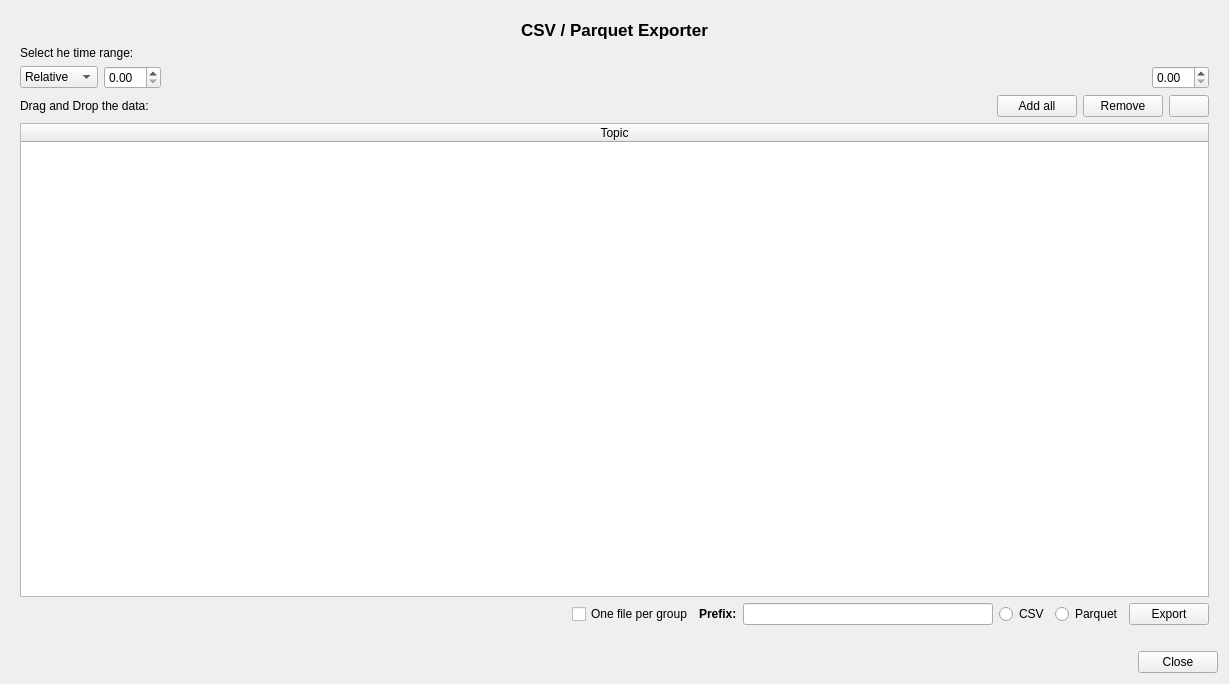
<?xml version="1.0" encoding="UTF-8"?>
<ui version="4.0">
 <class>toolBoxUI</class>
 <widget class="QWidget" name="toolBoxUI">
  <property name="geometry">
   <rect>
    <x>0</x>
    <y>0</y>
    <width>1229</width>
    <height>684</height>
   </rect>
  </property>
  <property name="windowTitle">
   <string>Form</string>
  </property>
  <property name="locale">
   <locale language="English" country="UnitedStates"/>
  </property>
  <layout class="QVBoxLayout" name="verticalLayout_2">
   <item>
    <layout class="QHBoxLayout" name="mainLayout" stretch="2">
     <property name="topMargin">
      <number>0</number>
     </property>
     <item>
      <widget class="QFrame" name="mainFrame">
       <property name="sizePolicy">
        <sizepolicy hsizetype="Preferred" vsizetype="Preferred">
         <horstretch>0</horstretch>
         <verstretch>0</verstretch>
        </sizepolicy>
       </property>
       <property name="frameShape">
        <enum>QFrame::NoFrame</enum>
       </property>
       <property name="frameShadow">
        <enum>QFrame::Plain</enum>
       </property>
       <layout class="QVBoxLayout" name="verticalLayoutLeft_3" stretch="0,0,0,1,0">
        <item alignment="Qt::AlignHCenter">
         <widget class="QLabel" name="mainFrameLabel">
          <property name="font">
           <font>
            <pointsize>13</pointsize>
            <bold>true</bold>
           </font>
          </property>
          <property name="text">
           <string>CSV / Parquet Exporter</string>
          </property>
          <property name="textFormat">
           <enum>Qt::AutoText</enum>
          </property>
          <property name="scaledContents">
           <bool>false</bool>
          </property>
          <property name="wordWrap">
           <bool>false</bool>
          </property>
          <property name="openExternalLinks">
           <bool>false</bool>
          </property>
         </widget>
        </item>
        <item>
         <widget class="QLabel" name="label">
          <property name="text">
           <string>Select he time range:</string>
          </property>
         </widget>
        </item>
        <item>
         <layout class="QHBoxLayout" name="timeSliderLayout">
          <item>
           <widget class="QComboBox" name="comboTime">
            <item>
             <property name="text">
              <string>Relative</string>
             </property>
            </item>
            <item>
             <property name="text">
              <string>Absolute</string>
             </property>
            </item>
           </widget>
          </item>
          <item>
           <widget class="QDoubleSpinBox" name="startTime"/>
          </item>
          <item>
           <widget class="RangeSlider" name="rangeSlider" native="true">
            <property name="sizePolicy">
             <sizepolicy hsizetype="Expanding" vsizetype="Preferred">
              <horstretch>0</horstretch>
              <verstretch>0</verstretch>
             </sizepolicy>
            </property>
           </widget>
          </item>
          <item>
           <widget class="QDoubleSpinBox" name="endTime">
            <property name="locale">
             <locale language="English" country="UnitedStates"/>
            </property>
           </widget>
          </item>
         </layout>
        </item>
        <item>
         <layout class="QVBoxLayout" name="verticaFrameLayout">
          <item>
           <layout class="QHBoxLayout" name="horizontalFrameLayout" stretch="0,0,0,0,0">
            <item>
             <widget class="QLabel" name="topMainLabel">
              <property name="text">
               <string>Drag and Drop the data:</string>
              </property>
             </widget>
            </item>
            <item>
             <spacer name="horizontalSpacer_2">
              <property name="orientation">
               <enum>Qt::Horizontal</enum>
              </property>
              <property name="sizeHint" stdset="0">
               <size>
                <width>40</width>
                <height>20</height>
               </size>
              </property>
             </spacer>
            </item>
            <item>
             <widget class="QPushButton" name="buttonAddAllFiles">
              <property name="text">
               <string>Add all</string>
              </property>
             </widget>
            </item>
            <item>
             <widget class="QPushButton" name="removeButton">
              <property name="text">
               <string>Remove</string>
              </property>
             </widget>
            </item>
            <item>
             <widget class="QPushButton" name="clearButton">
              <property name="sizePolicy">
               <sizepolicy hsizetype="Minimum" vsizetype="Fixed">
                <horstretch>0</horstretch>
                <verstretch>0</verstretch>
               </sizepolicy>
              </property>
              <property name="text">
               <string/>
              </property>
             </widget>
            </item>
           </layout>
          </item>
          <item>
           <widget class="QTableWidget" name="tableWidget">
            <property name="sizePolicy">
             <sizepolicy hsizetype="Preferred" vsizetype="Expanding">
              <horstretch>0</horstretch>
              <verstretch>0</verstretch>
             </sizepolicy>
            </property>
            <property name="font">
             <font>
              <bold>false</bold>
             </font>
            </property>
            <property name="acceptDrops">
             <bool>true</bool>
            </property>
            <property name="locale">
             <locale language="English" country="UnitedStates"/>
            </property>
            <property name="editTriggers">
             <set>QAbstractItemView::NoEditTriggers</set>
            </property>
            <property name="dragDropMode">
             <enum>QAbstractItemView::DropOnly</enum>
            </property>
            <property name="selectionBehavior">
             <enum>QAbstractItemView::SelectRows</enum>
            </property>
            <property name="sortingEnabled">
             <bool>true</bool>
            </property>
            <property name="columnCount">
             <number>1</number>
            </property>
            <attribute name="horizontalHeaderStretchLastSection">
             <bool>true</bool>
            </attribute>
            <column>
             <property name="text">
              <string>Topic</string>
             </property>
            </column>
           </widget>
          </item>
         </layout>
        </item>
        <item>
         <layout class="QHBoxLayout" name="botMainLayout">
          <item>
           <spacer name="horizontalSpacer">
            <property name="orientation">
             <enum>Qt::Horizontal</enum>
            </property>
            <property name="sizeHint" stdset="0">
             <size>
              <width>40</width>
              <height>20</height>
             </size>
            </property>
           </spacer>
          </item>
          <item>
           <widget class="QCheckBox" name="checkBoxMultifile">
            <property name="toolTip">
             <string>If enabled, one CSV file per topic will be created.
The selected path must be a folder.
</string>
            </property>
            <property name="text">
             <string>One file per group</string>
            </property>
           </widget>
          </item>
          <item>
           <widget class="QLabel" name="labelPrefix">
            <property name="font">
             <font>
              <bold>true</bold>
             </font>
            </property>
            <property name="text">
             <string>Prefix:</string>
            </property>
           </widget>
          </item>
          <item>
           <widget class="QLineEdit" name="lineEditPrefix">
            <property name="maximumSize">
             <size>
              <width>250</width>
              <height>16777215</height>
             </size>
            </property>
            <property name="text">
             <string/>
            </property>
            <property name="placeholderText">
             <string/>
            </property>
           </widget>
          </item>
          <item>
           <widget class="QRadioButton" name="csvButton">
            <property name="text">
             <string>CSV</string>
            </property>
           </widget>
          </item>
          <item>
           <widget class="QRadioButton" name="parquetButton">
            <property name="text">
             <string>Parquet</string>
            </property>
           </widget>
          </item>
          <item>
           <widget class="QPushButton" name="saveButton">
            <property name="enabled">
             <bool>true</bool>
            </property>
            <property name="layoutDirection">
             <enum>Qt::RightToLeft</enum>
            </property>
            <property name="text">
             <string>Export</string>
            </property>
           </widget>
          </item>
         </layout>
        </item>
       </layout>
      </widget>
     </item>
    </layout>
   </item>
   <item>
    <layout class="QHBoxLayout" name="closeLayout" stretch="1,0">
     <property name="topMargin">
      <number>11</number>
     </property>
     <item>
      <spacer name="closeSpacer">
       <property name="orientation">
        <enum>Qt::Horizontal</enum>
       </property>
       <property name="sizeHint" stdset="0">
        <size>
         <width>40</width>
         <height>20</height>
        </size>
       </property>
      </spacer>
     </item>
     <item>
      <widget class="QDialogButtonBox" name="buttonBox">
       <property name="standardButtons">
        <set>QDialogButtonBox::Close</set>
       </property>
      </widget>
     </item>
    </layout>
   </item>
  </layout>
 </widget>
 <customwidgets>
  <customwidget>
   <class>RangeSlider</class>
   <extends>QWidget</extends>
   <header>RangeSlider.h</header>
   <container>1</container>
  </customwidget>
 </customwidgets>
 <resources/>
 <connections/>
</ui>
